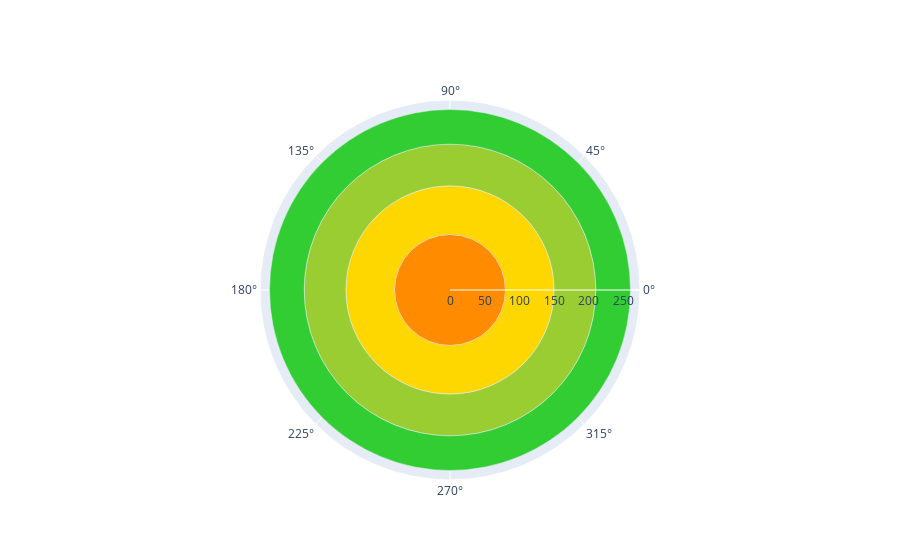

The cell this chart's notebook holds for it:
### Markdown cell above
## Position Strength Color Map

### Code cell
import plotly.graph_objects as go

color = list(color_map.values())

fig = go.Figure(go.Barpolar(r = np.array([100, 80, 70, 60, 50, 0]),
                            theta = np.array([0, 360, 360, 360, 360]),
                            marker_color = color))
                
fig.update_polars(gridshape='linear')
    
fig.update_layout(polar_bargap=0)

### Figure 1 — Plotly figure (JSON) as saved in the notebook; plotly's stock layout.template omitted (floating-point values rounded to 4 significant figures)
{"data": [{"marker": {"color": ["rgb(255, 0, 0)", "rgb(255, 140, 0)", "rgb(255, 215, 0)", "rgb(154,205,50)", "rgb(50, 205, 50)"]}, "r": [100, 80, 70, 60, 50, 0], "theta": [0, 360, 360, 360, 360], "type": "barpolar"}], "layout": {"polar": {"bargap": 0, "gridshape": "linear"}}}
